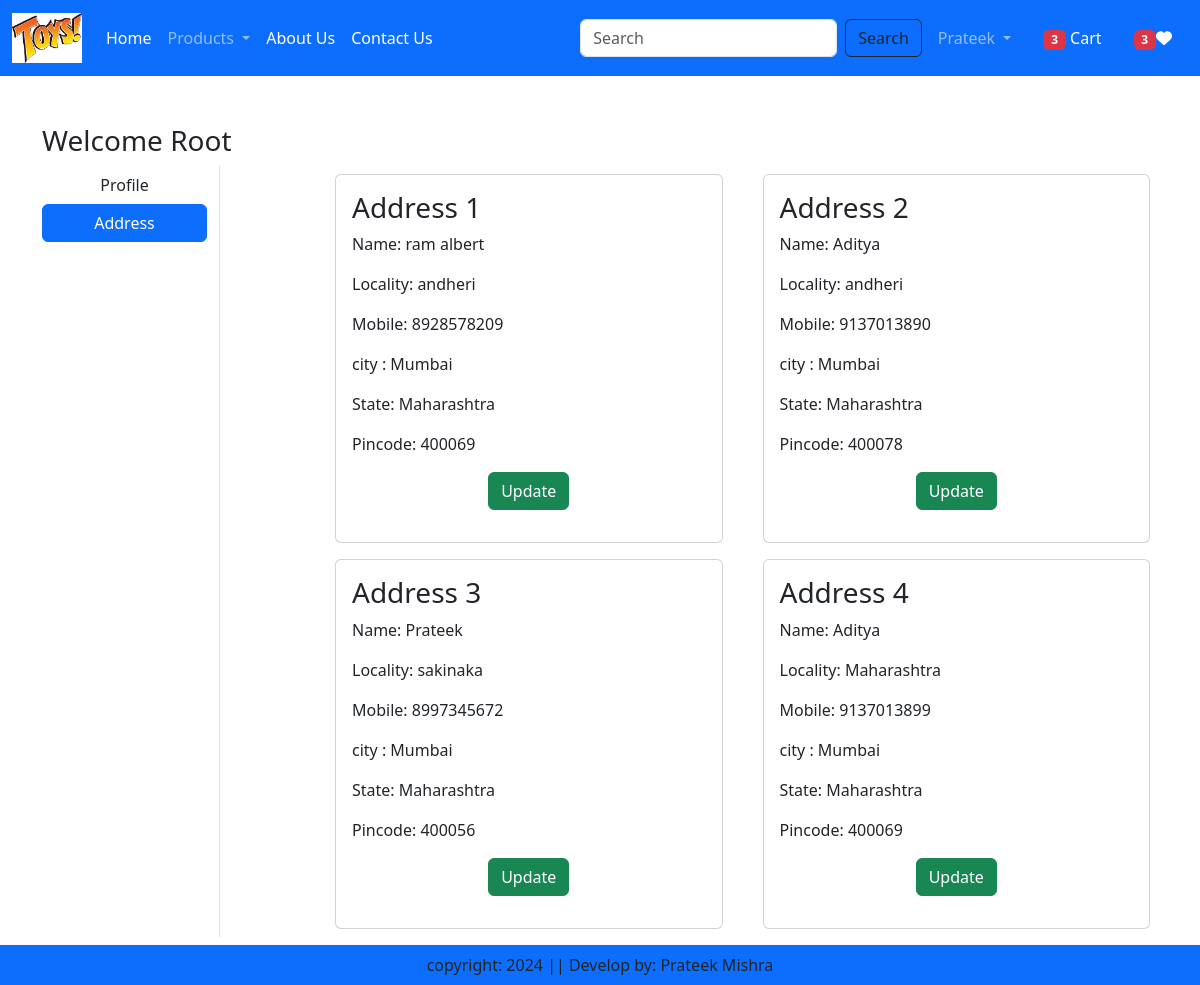
The page /address/ (signed in) on the database its author committed.
### app/models.py (models this page shows, shortened)
class Customer(models.Model):
    user = models.ForeignKey(User,on_delete=models.CASCADE)
    name = models.CharField(max_length=200)
    locality = models.CharField(max_length=200)
    city = models.CharField(max_length=50)
    mobile = models.IntegerField(default=0)
    zipcode = models.IntegerField()
    state = models.CharField(choices=STATE_CHOICES,max_length=100)

### app/views.py (the view)
# urls.py: path('address/',views.address,name='address'),
@login_required
def address(request):
    add = Customer.objects.filter(user=request.user)
    totalitem = 0
    wishitem = 0
    if request.user.is_authenticated:
            totalitem = len(Cart.objects.filter(user=request.user))
            wishitem =  len(Wishlist.objects.filter(user=request.user))
    return render(request,'app/address.html',locals())

### app/templates/app/address.html (shortened to what this page needs)
{% extends "app/base.html" %}
{% load static %}
{% block main-content %}
<div class="container my-5">
    <div class="row">
        <h3>Welcome <span class="text-capitalize">{{request.user}}</span></h3>
    <div class="col-sm-2 border-end">
        <ul class="list-unstyled">
            <li class="d-grid"><a href="{% url 'profile' %}" class="btn">Profile</a></li>
            <li class="d-grid"><a href="{% url 'address' %}" class="btn btn-primary">Address</a></li>
        </ul>
    </div>
    <div class="col-sm-9 offset-sm-1">
        <div class="row">
            {% for ad in add %}
              <div class="col-sm-6">
                <div class="card m-2">
                    <div class="card-body">
                        <h3>Address  {{forloop.counter}}</h3>
                        <p>Name: {{ad.name}} </p>
                        <p> Locality: {{ad.locality}}</p>
                        <p> Mobile: {{ad.mobile}}</p>
                        <p> city : {{ad.city}}</p>
                        <p> State: {{ad.state}}</p>
                        <p>Pincode: {{ad.zipcode}}</p>
                        <p class="text-center"><a href="{% url "updateAddress" pk=ad.id %}" type="button" class="btn btn-success">Update</a><p>
                    </div>
                </div>
              </div>
            {% endfor %}
        </div>
    </div>
{% endblock main-content %}

### rows shown on the page
Customer: name "ram albert", locality "andheri", mobile "8928578209", city "Mumbai", state "Maharashtra", zipcode "400069"
Customer: name "Aditya", locality "andheri", mobile "9137013890", city "Mumbai", state "Maharashtra", zipcode "400078"
Customer: name "Prateek", locality "sakinaka", mobile "8997345672", city "Mumbai", state "Maharashtra", zipcode "400056"
Customer: name "Aditya", locality "Maharashtra", mobile "9137013899", city "Mumbai", state "Maharashtra", zipcode "400069"

### other values the page prints
{{ totalitem }} "3"
{{ wishitem }} "3"
{{ request.user }} "Root"
